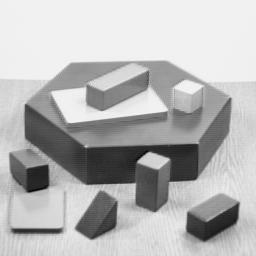
#> input picture data/blox.jpg, 256 x 256 px
$ python FAST.py
#> lines starting #> are read from the running program, lines starting #| are printed output that depends on the picture
import numpy as np
import cv2 as cv
from matplotlib import pyplot as plt

img = cv.imread("../../data/blox.jpg", 0)
#> img is the input picture: shape (256, 256); min 0, max 252, mean 182.8

# Initiate FAST object with default values
fast = cv.FastFeatureDetector_create()

# find and draw the keypoints
kp = fast.detect(img, None)
#> kp = 431 keypoints; strongest (x, y, size): (139, 162, 7), (86, 146, 7), (168, 159, 7), (47, 165, 7)
img2 = cv.drawKeypoints(img, kp, None, color=(255, 0, 0))
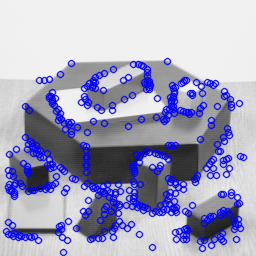
#> img2: shape (256, 256, 3); mean of channels 0, 1, 2 194.8, 164.3, 164.3; drawn as B, G, R

# Print all default params
print("Threshold: {}".format(fast.getThreshold()), '\n'
      "nonmaxSuppression: {}".format(fast.getNonmaxSuppression()), '\n'
      "neighborhood: {}".format(fast.getType()), '\n'
      "Total Keypoints with nonmaxSuppression: {}".format(len(kp)))
#| Threshold: 10
#| nonmaxSuppression: True
#| neighborhood: 2
#| Total Keypoints with nonmaxSuppression: 431

cv.imwrite("output-files/fast_true.png", img2)
cv.imshow("With Suppression", img2)

# Disable nonmaxSuppression
fast.setNonmaxSuppression(False)
kp = fast.detect(img, None)
#> kp = 1575 keypoints; strongest (x, y, size): (167, 61, 7), (70, 62, 7), (71, 62, 7), (70, 63, 7)
print("Total Keypoints without nonmaxSuppression: {}".format(len(kp)))
#| Total Keypoints without nonmaxSuppression: 1575

img3 = cv.drawKeypoints(img, kp, None, color=(255, 0, 0))
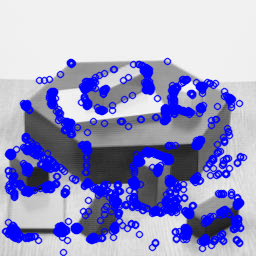
#> img3: shape (256, 256, 3); mean of channels 0, 1, 2 202, 153.5, 153.5; drawn as B, G, R
cv.imwrite("output-files/fast_false.png", img3)
cv.imshow("Without Suppression", img3)
k = cv.waitKey(0)
#> (key Esc is pressed here)
while True:
    if k == 27:
        cv.destroyAllWindows()
        break

$ run again, with data/butterfly-0.jpg copied over data/blox.jpg
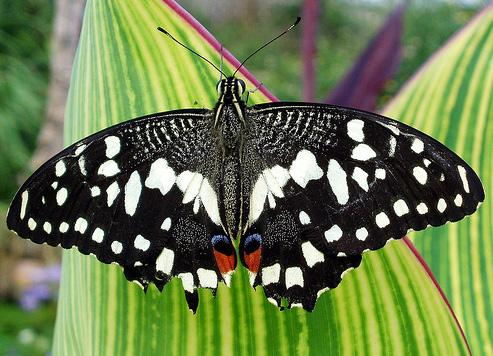
#> input picture data/butterfly-0.jpg, 493 x 356 px
#> `img = cv.imread("../../data/blox.jpg", 0)`:
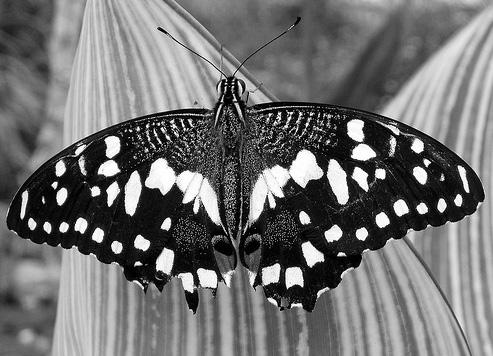
#> img: shape (356, 493); min 0, max 255, mean 113.3
#> `kp = fast.detect(img, None)`: kp = 4992 keypoints; strongest (x, y, size): (55, 187, 7), (48, 232, 7), (52, 185, 7), (158, 123, 7)
#| Threshold: 10
#| nonmaxSuppression: True
#| neighborhood: 2
#| Total Keypoints with nonmaxSuppression: 4992
#> `kp = fast.detect(img, None)`: kp = 16457 keypoints; strongest (x, y, size): (85, 3, 7), (97, 3, 7), (147, 3, 7), (150, 3, 7)
#| Total Keypoints without nonmaxSuppression: 16457
#> `img3 = cv.drawKeypoints(img, kp, None, color=(255, 0, 0))`:
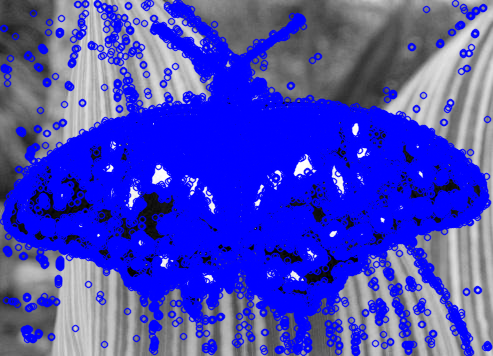
#> img3: shape (356, 493, 3); mean of channels 0, 1, 2 191, 68.3, 68.3; drawn as B, G, R

$ run again, with data/calib-radial.jpg copied over data/blox.jpg
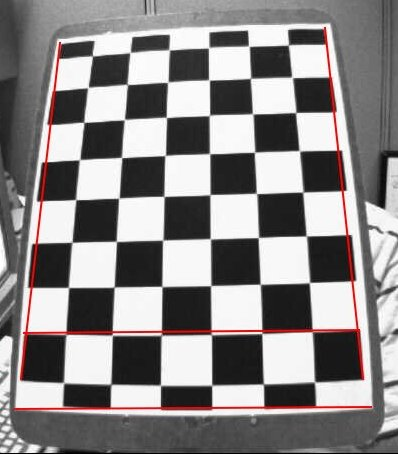
#> input picture data/calib-radial.jpg, 398 x 454 px
#> `kp = fast.detect(img, None)`: kp = 1035 keypoints; strongest (x, y, size): (325, 28, 7), (335, 149, 7), (86, 89, 7), (49, 161, 7)
#> `img2 = cv.drawKeypoints(img, kp, None, color=(255, 0, 0))`:
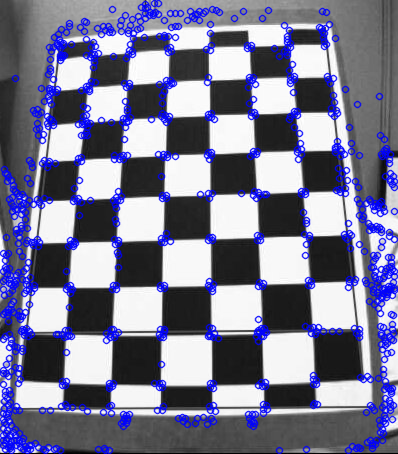
#> img2: shape (454, 398, 3); mean of channels 0, 1, 2 148.1, 121.9, 121.9; drawn as B, G, R
#| Threshold: 10
#| nonmaxSuppression: True
#| neighborhood: 2
#| Total Keypoints with nonmaxSuppression: 1035
#> `kp = fast.detect(img, None)`: kp = 5866 keypoints; strongest (x, y, size): (145, 3, 7), (154, 3, 7), (158, 3, 7), (145, 4, 7)
#| Total Keypoints without nonmaxSuppression: 5866
#> `img3 = cv.drawKeypoints(img, kp, None, color=(255, 0, 0))`:
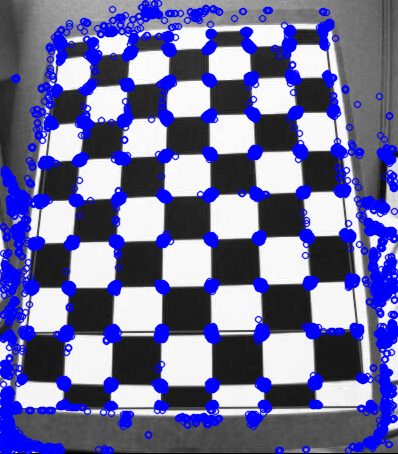
#> img3: shape (454, 398, 3); mean of channels 0, 1, 2 157.7, 110.6, 110.6; drawn as B, G, R
